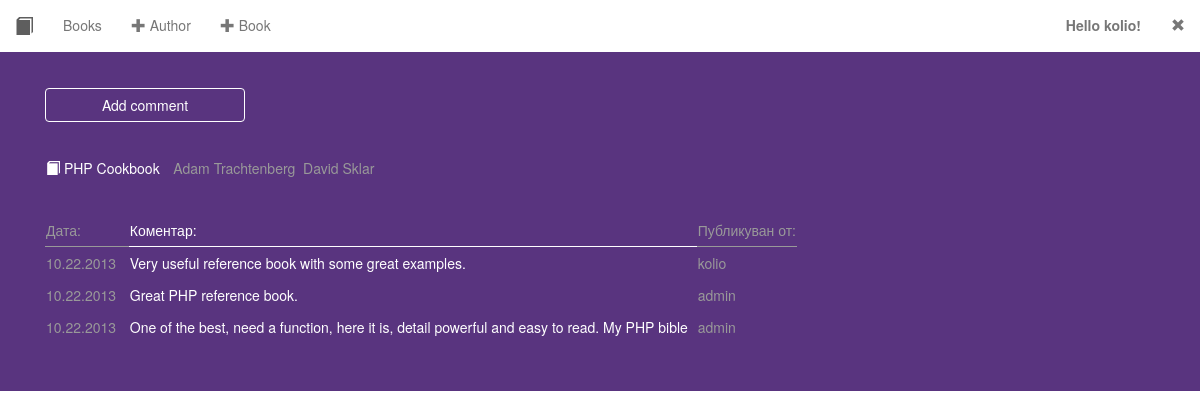
The app's page /book_comments.php?id=PHP Cookbook (signed in) with its own data.
### tables this page shows
CREATE TABLE IF NOT EXISTS `comments` (
  `comment_id` int(11) NOT NULL AUTO_INCREMENT,
  `comment_text` text NOT NULL,
  `comment_date` timestamp NOT NULL DEFAULT CURRENT_TIMESTAMP,
  `book_id` int(11) NOT NULL,
  `user_id` int(11) NOT NULL,
  PRIMARY KEY (`comment_id`),
  KEY `book_id` (`book_id`,`user_id`),
  KEY `user_id` (`user_id`)
);

CREATE TABLE IF NOT EXISTS `users` (
  `user_id` int(11) NOT NULL AUTO_INCREMENT,
  `user_name` varchar(50) NOT NULL,
  `user_pass` varchar(50) NOT NULL,
  PRIMARY KEY (`user_id`),
  KEY `user_name` (`user_name`)
);

### Comment.php (the view, shortened to what this page needs)
<?php
class Comment {
    public static function getComments($title) {
        $link = DbConnection::dbConnect();
        $result = $link->query('SELECT * FROM comments LEFT JOIN books ON comments.book_id=books.book_id LEFT JOIN users ON users.user_id=comments.user_id WHERE book_title=\'' . mysqli_real_escape_string($link, $title) . '\' ORDER BY comment_date DESC');
        if ($result->num_rows > 0) {
            echo '<table style="color:#999999"><tr><td style="border-bottom: 1px solid">Дата:</td><td style="border-bottom: 1px solid; color:white">Коментар:&nbsp&nbsp&nbsp</td><td style="border-bottom: 1px solid">Публикуван от:</td></tr>';
            while ($row = $result->fetch_object()) {
                echo '<tr><td>' . date("m.d.Y", strtotime($row->comment_date)) . '&nbsp&nbsp&nbsp</td><td style="color:white">' . $row->comment_text . '&nbsp&nbsp</td><td>' . $row->user_name . '</td></tr>';
            }
            echo '</table>';
        } else {
            echo '<div style="color:white">Няма коментари за тази книга!</div>';
        }
    }
}
?>

### records on screen
comments: comment_date "10.22.2013", comment_text "Very useful reference book with some great examples.", user.user_name "kolio"
comments: comment_date "10.22.2013", comment_text "Great PHP reference book.", user.user_name "admin"
comments: comment_date "10.22.2013", comment_text "One of the best, need a function, here it is, detail powerful and easy to read. My PHP bible", user.user_name "admin"

### other values on screen
$_SESSION['user_name'] "kolio"
$val['title'] "PHP Cookbook"
$value "Adam Trachtenberg"
$value "David Sklar"
